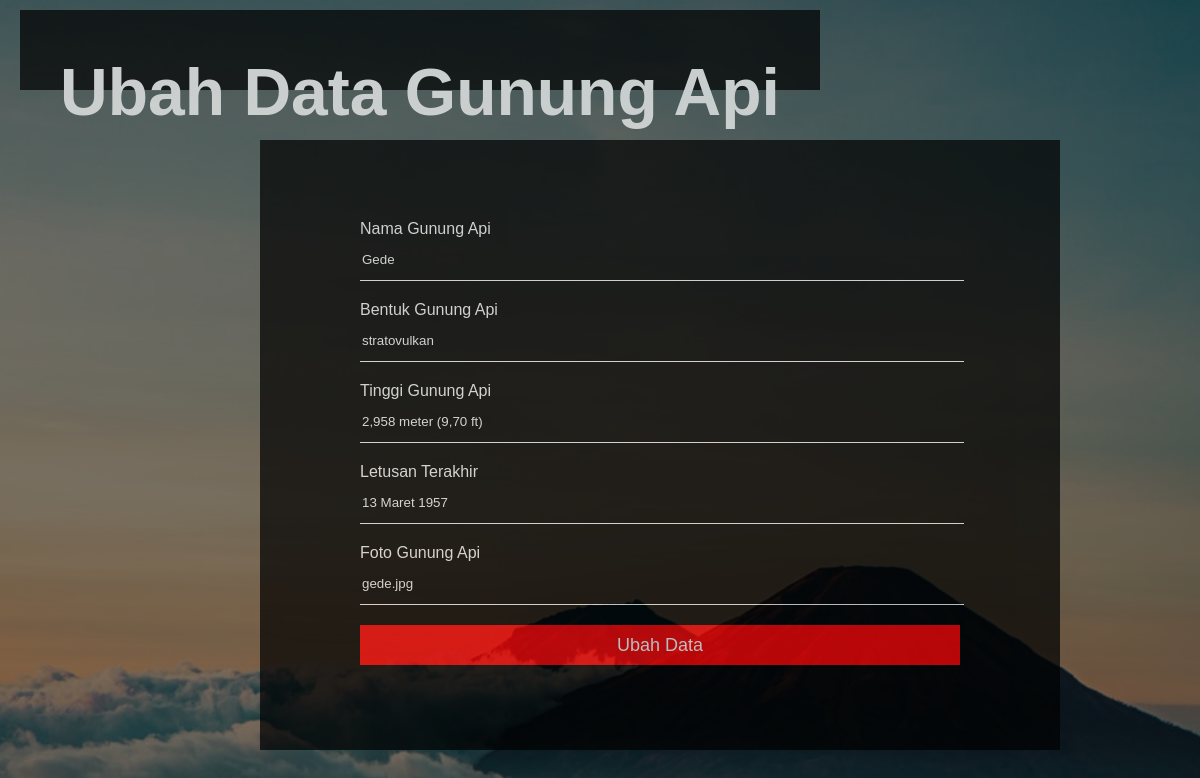
The page /ubah/ubah.php?id=4 on the database its author committed.
### tables this page shows
CREATE TABLE `tb_gunung` (
  `id` int(5) NOT NULL,
  `nama` varchar(20) NOT NULL,
  `bentuk` varchar(20) NOT NULL,
  `tinggi` varchar(30) NOT NULL,
  `letusan_terakhir` varchar(30) NOT NULL,
  `gambar` varchar(30) NOT NULL
);

### ubah/ubah.php (the view, shortened to what this page needs)
<?php
    $id=$_GET["id"];
    $conn=mysqli_connect("localhost","root","","db_gunung");
    $result = mysqli_query($conn, "SELECT * FROM tb_gunung WHERE id = $id");
?>
<!DOCTYPE html>
<html>
<head>
        <link rel="stylesheet" type="text/css" href="style.css">
</head>
<body>
        <header>
        <div class="title">
                <h1 style="text-align: center;">Ubah Data Gunung Api</h1>
        </div>
        <div class="isi">
                <div class="isi2">
                    <?php while($row = mysqli_fetch_assoc($result)) :?>
                        <form action="" method="post">
                                       <p><label for="nama">Nama Gunung Api </label></p>
                                        <input type="text" name="nama" id="nama" required value="<?php echo $row["nama"];?>">
                                        <p><label for="bentuk">Bentuk Gunung Api </label></p>
                                        <input type="text" name="bentuk" id="bentuk"  required value="<?php echo $row["bentuk"];?>">
                                        <p><label for="tinggi">Tinggi Gunung Api </label></p>
                                        <input type="text" name="tinggi" id="tinggi"  required value="<?php echo $row["tinggi"];?>">
                                        <p><label for="letusan_terakhir">Letusan Terakhir </label></p>
                                        <input type="text" name="letusan_terakhir" id="letusan_terakhir" required value="<?php echo $row["letusan_terakhir"];?>">
                                        <p><label for="gambar">Foto Gunung Api </label></p>
                                        <input type="text" name="gambar" id="gambar" value="<?php echo $row["gambar"];?>">
                                        <input type="submit" name="submit" value="Ubah Data">
                        </form>
                     <?php endwhile;?>
                </div>
        </div>
        </header>
</body>
</html>

### style.css (style rules this page uses)
p { margin:0px; padding: 0px; }
body { font-family: arial; }
body { background-image:linear-gradient(rgba(0,0,0,0.5),rgba(0,0,0,0.5)), url("d.jpg"); height: 100vh; background-color: lightblue; background-size: cover; background-position: center bottom; }
.title { position: absolute; top: 30%; left: 40%; transform: translate(-30%,-50%); }
.title h1 { color: white; font-size: 66px; }

### ubah/ubah.php (style rules this page uses)
p { margin:0px; padding: 0px; }
body { font-family: arial; }
body { background-image:linear-gradient(rgba(0,0,0,0.5),rgba(0,0,0,0.5)), url("../d.jpg"); height: 130vh; background-color: white; background-size: cover; background-position: center bottom; }
.title { width: 800px; height: 80px; background-color: black; color: white; position: absolute; top: 50px; left: 260px; opacity: 0.7; }
.isi { width: 600px; height: 450px; background-color: black; color: white; position: absolute; top: 140px; left: 260px; opacity: 0.7; margin: auto; padding: 80px 100px; }
.isi input { color: white; width: 100%; margin-bottom: 20px; border: none; background: transparent; border-bottom: 1px solid white; outline: none; height: 40px; color: white; }
.isi input[type="submit"] { border: none; outline: none; height: 40px; background-color: red; color: white; font-size: 18px; }

### rows shown on the page
tb_gunung: nama "Gede", bentuk "stratovulkan", tinggi "2,958 meter (9,70 ft)", letusan_terakhir "13 Maret 1957", gambar "gede.jpg"
